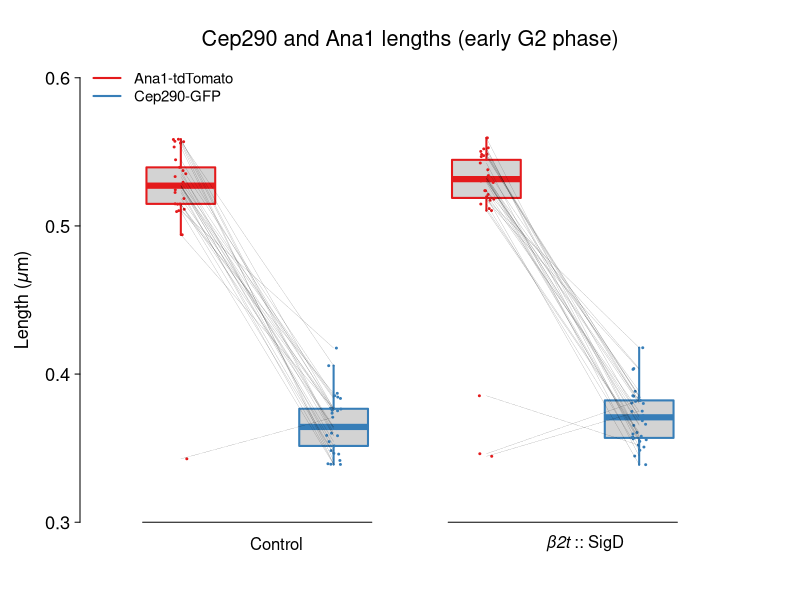

This chart was generated by the following R code:
#png(filename="germlate.png", width=6.5, height=6,units="in", res=600)

# import data
df <- read.csv('fig1quantification.csv', header=TRUE)
df <- cbind(df[,2], df[,1], df[,4], df[,3])

addNoise <- function(mtx) {
    if (!is.matrix(mtx)) mtx <- matrix(mtx, byrow = TRUE, nrow = 1)
    random.stuff <- matrix(runif(prod(dim(mtx)), min = -0.001, max = 0.05), nrow = dim(mtx)[1])
    random.stuff + mtx
}

df <- addNoise(df)

library(RColorBrewer)

cols <- brewer.pal(9,"Set1")[c(1,2)]

par(bty="n",
    mar=c(3, 4, 3, 3),  # plot margins b-l-t-r
    las=1,              # horizontal labels
    tcl=-.25,           # tick length
    font.main=1,        # plain font
    mgp=c(2.5, 0.5, 0),  # axis spacings
    cex.lab=1.1,
    cex.axis=1.1,
    ps=12
)


xat <- c(1,
         2,
         3,
         4)
b <- boxplot(df,
             xaxt="n",       # no x-axis
             yaxt="n",
             boxwex=0.45,    # boxwidth
             lty=1,          # line type, 1 = solid
             staplewex=0,    # no staples
             log="",         # no log scaling
             ylim=c(0.3, 0.6),
             at=xat,
             border=cols,
             lwd=2,
             outline=FALSE)          # line weight

stripchart(apply(df, 2, as.list),
           vertical=TRUE,
           method="jitter",
           add=TRUE,
           pch=20,
           cex=0.4,
           col=cols,
           at=xat,
           jitter=0.05)

title("Cep290 and Ana1 lengths (early G2 phase)", font.main=1, cex.main=1.3, line=0.7)
title(ylab=expression(paste("Length (",italic("μ"), "m)", sep="")), line=2.2)

tlab=c(1.6, 3.7)+0.2

axis(2, at=seq(0.3, 0.6, 0.1), labels=TRUE, col.ticks=1, lwd=1, lwd.ticks=1)

lab=c('Control', expression(italic('β2t')~'::'~'SigD'))
text(x=tlab, y=par()$usr[3]-0.1*(par()$usr[4]-par()$usr[3]-0.3),
     labels=lab, srt=0, adj=1, xpd=TRUE, cex=1)

temp.labels = c("Ana1-tdTomato", "Cep290-GFP")
legend("topleft", cex=0.9, col=cols, lty=1, lwd=2, temp.labels, bty="n")

offset <- 0.015
yat <- 1.5
segments(xat[1], df[,1], xat[2], df[,2], lwd=0.1)
segments(xat[3], df[,3], xat[4], df[,4], lwd=0.1)

lines(c(xat[1]-0.25, xat[2]+0.25), c(0.3, 0.3), xpd=TRUE)
lines(c(xat[3]-0.25, xat[4]+0.25), c(0.3, 0.3), xpd=TRUE)


#dev.off()

